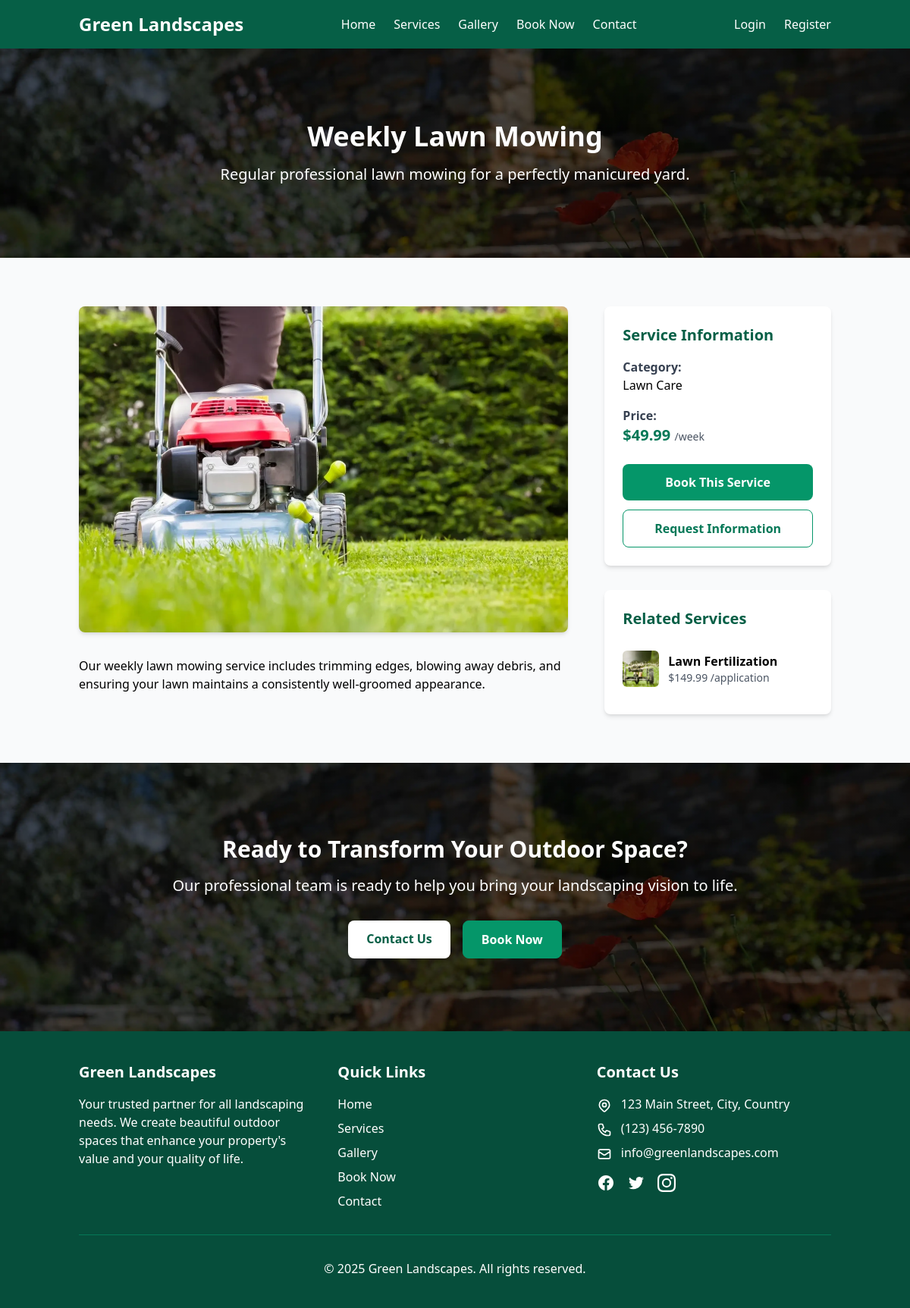
/services/weekly-lawn-mowing/, run on the app's committed database.
### services/models.py (models this page shows, shortened)
class Service(models.Model):
    category = models.ForeignKey(ServiceCategory, on_delete=models.CASCADE, related_name='services')
    name = models.CharField(max_length=200)
    description = models.TextField()
    short_description = models.CharField(max_length=255, blank=True)
    price = models.DecimalField(max_digits=10, decimal_places=2, blank=True, null=True, help_text="Leave blank if price varies")
    price_suffix = models.CharField(max_length=20, blank=True, help_text="e.g. 'per hour', 'per visit'")
    image = models.ImageField(upload_to=get_upload_path, blank=True, null=True)
    slug = models.SlugField(max_length=220, unique=True, blank=True)
    is_featured = models.BooleanField(default=False)
    created_at = models.DateTimeField(auto_now_add=True)
    updated_at = models.DateTimeField(auto_now=True)

class ServiceCategory(models.Model):
    name = models.CharField(max_length=100)
    description = models.TextField(blank=True)
    slug = models.SlugField(max_length=120, unique=True, blank=True)
    icon = models.CharField(max_length=50, blank=True, help_text="FontAwesome icon class")
    class Meta:
        verbose_name_plural = "Service Categories"

### services/views.py (the view)
# urls.py: path('<slug:slug>/', views.ServiceDetailView.as_view(), name='service_detail'),
class ServiceDetailView(DetailView):
    model = Service
    template_name = 'services/service_detail.html'
    context_object_name = 'service'
    def get_context_data(self, **kwargs):
        context = super().get_context_data(**kwargs)
        service = self.get_object()
        context['related_services'] = Service.objects.filter(
            category=service.category
        ).exclude(id=service.id)[:3]
        context['related_projects'] = Portfolio.objects.filter(
            category__name__iexact=service.category.name
        )[:4]
        return context

### templates/services/service_detail.html (shortened to what this page needs)
{% extends 'base.html' %}
{% load static %}
{% block content %}
<section class="relative text-white py-24 bg-cover bg-center bg-no-repeat" style="background-image: linear-gradient(rgba(0, 0, 0, 0.7), rgba(0, 0, 0, 0.7)), url('{% static 'images/cover2.webp' %}')">
    <div class="absolute inset-0 bg-black/40"></div>
    <div class="container mx-auto px-4 text-center relative z-10">
        <h1 class="text-4xl font-bold mb-4">{{ service.name }}</h1>
        <p class="text-xl max-w-3xl mx-auto">{{ service.short_description }}</p>
    </div>
</section>
<section class="py-16">
    <div class="container mx-auto px-4">
        <div class="grid grid-cols-1 lg:grid-cols-3 gap-12">
            <div class="lg:col-span-2">
                {% if service.image %}
                    <img src="{{ service.image.url }}" alt="{{ service.name }}" class="w-full h-auto rounded-lg shadow-md mb-8">
                {% endif %}
                <div class="prose prose-lg max-w-none">
                    {{ service.description|linebreaks }}
                </div>
            </div>
            <div>
                <div class="bg-white rounded-lg shadow-md p-6 mb-8">
                    <h3 class="text-xl font-bold mb-4 text-green-800">Service Information</h3>
                    <div class="mb-4">
                        <h4 class="font-bold text-gray-700">Category:</h4>
                        <p>{{ service.category.name }}</p>
                    </div>
                    {% if service.price %}
                    <div class="mb-4">
                        <h4 class="font-bold text-gray-700">Price:</h4>
                        <p class="text-green-700 font-bold text-xl">${{ service.price }} <span class="text-sm font-normal text-gray-600">{{ service.price_suffix }}</span></p>
                    </div>
                    {% endif %}
                    <div class="mt-6">
                        <a href="{% url 'bookings:book_service' service.id %}" class="block text-center bg-green-600 hover:bg-green-700 text-white font-bold py-3 px-4 rounded-lg transition duration-300 w-full mb-3">
                            Book This Service
                        </a>
                        <a href="{% url 'core:contact' %}" class="block text-center bg-white hover:bg-gray-100 text-green-700 font-bold py-3 px-4 rounded-lg border border-green-600 transition duration-300 w-full">
                            Request Information
                        </a>
                    </div>
                </div>
                {% if related_services %}
                <div class="bg-white rounded-lg shadow-md p-6">
                    <h3 class="text-xl font-bold mb-4 text-green-800">Related Services</h3>
                    <ul class="divide-y divide-gray-200">
                        {% for related in related_services %}
                        <li class="py-3">
                            <a href="{% url 'services:service_detail' related.slug %}" class="flex items-center hover:text-green-600 transition duration-300">
                                {% if related.image %}
                                <img src="{{ related.image.url }}" alt="{{ related.name }}" class="w-12 h-12 object-cover rounded-md mr-3">
                                {% else %}
                                <div class="w-12 h-12 bg-green-100 rounded-md flex items-center justify-center mr-3">
                                    <span class="text-green-600 text-xl">{{ related.name|slice:":1" }}</span>
                                </div>
                                {% endif %}
                                <div>
                                    <h4 class="font-bold">{{ related.name }}</h4>
                                    {% if related.price %}
                                    <p class="text-sm text-gray-600">${{ related.price }} {{ related.price_suffix }}</p>
                                    {% endif %}
                                </div>
                            </a>
                        </li>
                        {% endfor %}
                    </ul>
                </div>
                {% endif %}
            </div>
        </div>
    </div>
</section>
<section class="relative py-24 text-white bg-cover bg-center bg-no-repeat" style="background-image: linear-gradient(rgba(0, 0, 0, 0.7), rgba(0, 0, 0, 0.7)), url('{% static 'images/cover2.webp' %}')">
    <div class="absolute inset-0 bg-black/40"></div>
    <div class="container mx-auto px-4 text-center relative z-10">
        <h2 class="text-3xl font-bold mb-4">Ready to Transform Your Outdoor Space?</h2>
        <p class="text-xl mb-8 max-w-3xl mx-auto">Our professional team is ready to help you bring your landscaping vision to life.</p>
        <div class="flex flex-wrap justify-center gap-4">
            <a href="{% url 'core:contact' %}" class="bg-white hover:bg-gray-100 text-green-800 font-bold py-3 px-6 rounded-lg transition duration-300">
                Contact Us
            </a>
            <a href="{% url 'bookings:book_service' service.id %}" class="bg-green-600 hover:bg-green-700 text-white font-bold py-3 px-6 rounded-lg border border-green-600 transition duration-300">
                Book Now
            </a>
        </div>
    </div>
</section>
{% endblock %}

### data on the page
Service: name "Weekly Lawn Mowing", short_description "Regular professional lawn mowing for a perfectly manicured yard.", image (picture), description "Our weekly lawn mowing service includes trimming edges, blowing away debris, and ensuring your lawn maintains a consistently well-groomed appearance.", category.name "Lawn Care", price "49.99", price_suffix "/week"
Service: image (picture), name "Lawn Fertilization", price "149.99", price_suffix "/application"
